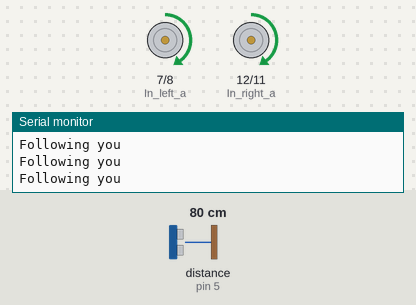
A sketch run on a simulated Arduino Uno, built with avr-gcc and run on an emulated ATmega328P. Shown: motor-driver pin pairs drawn as motors (green arrow = first pin HIGH = forward, orange = second pin HIGH = backward, longer = more drive, scaled by the enable pin), the last lines printed to the serial monitor. Wiring (inferred from the names in the program): ultrasonic range finder: trigger pin 4; echo pin 5. The test bench sets the inputs (shaded band); at power-on: distance to the obstacle (sensor on pin 5) 80 cm. The echo pulse lasts 58.3 µs per cm.

Above: at 1.2 s.
1.3 s: distance to the obstacle (sensor on pin 5) set to 22 cm
2.8 s: distance to the obstacle (sensor on pin 5) set to 19 cm
At 3.7 s:
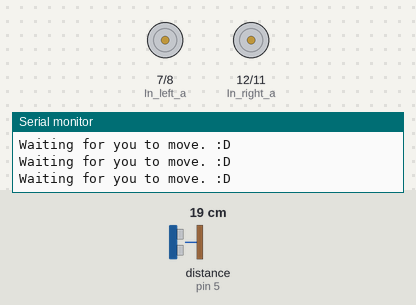
4.4 s: distance to the obstacle (sensor on pin 5) set to 12 cm
7.4 s: distance to the obstacle (sensor on pin 5) set to 9 cm
At 8.6 s:
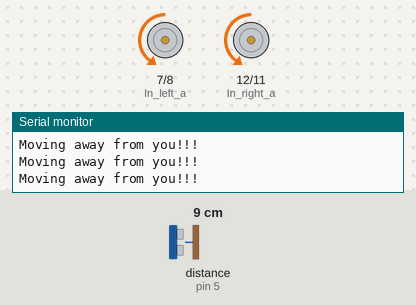
8.9 s: distance to the obstacle (sensor on pin 5) set to 18 cm
At 9.4 s:
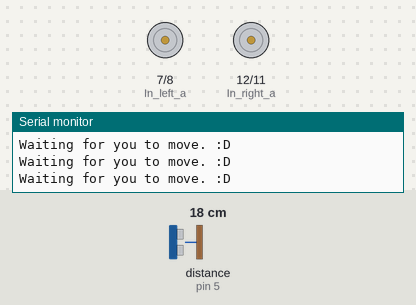
10.4 s: distance to the obstacle (sensor on pin 5) set to 2 cm
At 11.3 s:
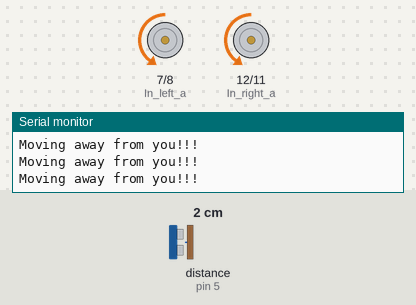
Timing chart, 0 to 12.9 s (numbered marks = the images above; inputs shaded):
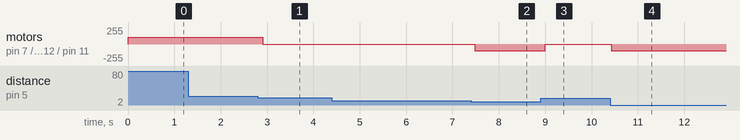

The sketch:

ObjectAvoidanceSimple.ino
```cpp
//obstacle avoidance Code 2
// The labels at the board are opposite.
// So the pins assigned are swapped.

// this constant won't change. It's the pin number of the sensor's output:
//Pin definitions for Ultrasonic obstacle sensor
const int pingPin = 4;
const int echoPin = 5;

long duration;
float distance;
long duration_current;


//Pin definitions for Left motor
int enable_motor_left=6;
int In_left_a=7;
int In_left_b=8;


//Pin definitions for Right motor
int enable_motor_right=9;
int In_right_a=12;
int In_right_b=11;
int PWM = 80;


void setup()
{
  pinMode(pingPin, OUTPUT); // intitiate PING transmit
  pinMode(echoPin, INPUT); // initiate PING echo receive


  //Configuring enable and control pins of Left motor
  pinMode(enable_motor_left, OUTPUT);
  pinMode(In_left_a, OUTPUT);
  pinMode(In_left_b, OUTPUT);

  //Configuring enable and control pins of Right motor
  pinMode(enable_motor_right, OUTPUT);
  pinMode(In_right_a, OUTPUT);
  pinMode(In_right_b, OUTPUT);

  Serial.begin(9600);
}

void loop()
{

  distance = distance_cm(); //calling the distance calculation subroutine
  //Serial.println(distance);


//Defining the operations to be performed based on the distance calculated from the obstacle


  if (distance<10)              //If the distance to obstacle is less than 10 cm,
  {                             //Move back
    right_motor_backward(100);
    left_motor_backward(100);
    Serial.println("Moving away from you!!!");
  }

  else if ((distance<20) && (distance>10))  //If the distance is between 10 cm and 20 cm,
  {                                         //Stop and mantain the distance
    right_motor_forward(0);
    left_motor_forward(0);
    Serial.println("Waiting for you to move. :D ");
  }

  else                               //If not obstacle is detected, Keep moving forward
  {
    right_motor_forward(100);
    left_motor_forward(100);
    Serial.println("Following you");
  }
  delay(100);

}

void right_motor_forward(int pwm)
{
  analogWrite(enable_motor_right,pwm);  // Switching the enabling pin of left motor high
  digitalWrite(In_right_a,HIGH);            // setting one directional pin of motor to high
  digitalWrite(In_right_b,LOW);

}


void right_motor_backward(int pwm)
{
  analogWrite(enable_motor_right,pwm);  // Switching the enabling pin of left motor high
  digitalWrite(In_right_a,LOW);            // setting one directional pin of motor to high
  digitalWrite(In_right_b,HIGH);

}


void left_motor_forward(int pwm)
{
  analogWrite(enable_motor_left,pwm);  // Switching the enabling pin of left motor high
  digitalWrite(In_left_a,HIGH);             // setting one directional pin of motor to high
  digitalWrite(In_left_b,LOW);            // setting other pin of left motor to low
}


void left_motor_backward(int pwm)
{
  analogWrite(enable_motor_left,pwm);  // Switching the enabling pin of left motor high
  digitalWrite(In_left_a,LOW);             // setting one directional pin of motor to high
  digitalWrite(In_left_b,HIGH);            // setting other pin of left motor to low
}

long duration_rout()                    //Sub-routine to calculate distance from the obstacle
{
   digitalWrite(pingPin, LOW);
  delayMicroseconds(2);
  digitalWrite(pingPin, HIGH);
  delayMicroseconds(5);
  digitalWrite(pingPin, LOW);
  duration = pulseIn(echoPin, HIGH);
  return duration;
}

float distance_cm()                     //Sub-routine to convert calculated distance to cm
{
  // The speed of sound is 340 m/s or 29 microseconds per centimeter.
  // The ping travels out and back, so to find the distance of the object we
  // take half of the distance travelled.
  duration_current = duration_rout();
  return duration_current / 2.9 / 20;
}
```

Measured:
- the behaviour switches between 21 and 20 cm on distance to the obstacle (sensor on pin 5) (found by bisection; images 0 and 1)
- the behaviour switches between 11 and 10 cm on distance to the obstacle (sensor on pin 5) (found by bisection; images 1 and 2)
- after the input at 2.8 s, motor on pin 7 (In_left_a) / pin 8 (In_left_b), motor on pin 12 (In_right_a) / pin 11 (In_right_b): forward 100/255 → stopped after 0.10 s
- after the input at 7.4 s, motor on pin 7 (In_left_a) / pin 8 (In_left_b), motor on pin 12 (In_right_a) / pin 11 (In_right_b): stopped → backward 100/255 after 0.08 s
- after the input at 8.9 s, motor on pin 7 (In_left_a) / pin 8 (In_left_b), motor on pin 12 (In_right_a) / pin 11 (In_right_b): backward 100/255 → stopped after 0.10 s
- after the input at 10.4 s, motor on pin 7 (In_left_a) / pin 8 (In_left_b), motor on pin 12 (In_right_a) / pin 11 (In_right_b): stopped → backward 100/255 at once
